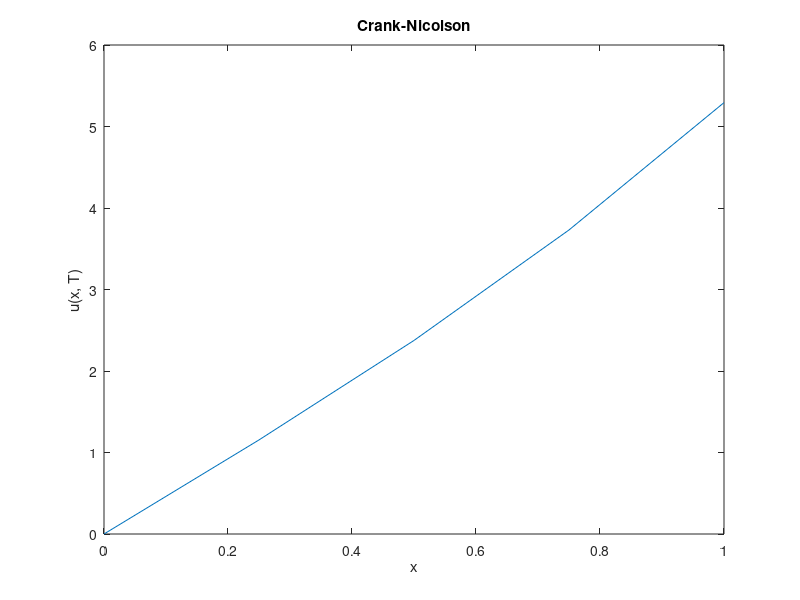
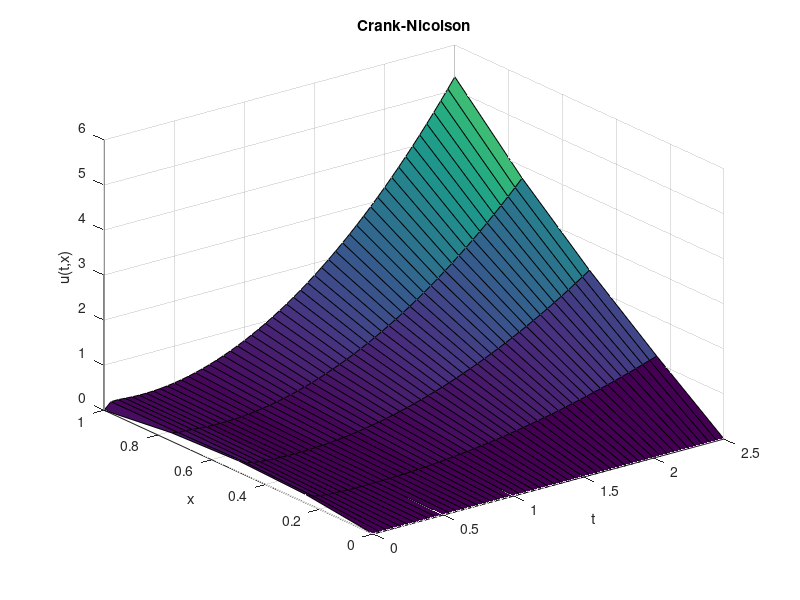

MATLAB code to generate these figures, in order:
function q4
	close all; clear;
	h = 0.25;
	k = 0.05;
	m = 1/h;
	n = 50;

	X = (0:n)*k;
	Y = (0:m)*h;
	U = Crank(h, k, m, n, @fun, @f, @g1, @g2);
	% size(X), size(Y), size(U)
	figure; plot(Y, U(end, :)); xlabel('x'); ylabel('u(x, T)'); title('Crank-Nicolson');
	saveas(gcf, 'plots/q4_1.png');
	figure; surf(X, Y, U'); surf(X, Y, U'); xlabel('t'); ylabel('x'); zlabel('u(t,x)'); title('Crank-Nicolson');
	saveas(gcf, 'plots/q4_2.png');
end

function [y] = fun(x, t)
	y = 0;
end

function [y] = f(x)
	y = x.*(1-x);
end

function [y] = g1(t)
	y = 0;
end

function [y] = g2(t)
	y = t.^2;
end

function [U] = Crank(h, k, m, n, fun, f, g1, g2)
	fprintf('\nRunning Crank Nicolson\n');
	lamda = k / h^2;
	U = zeros(n+1, m+1);

	U(1, 1:end) = f((0:m)*h);
	U(1:end, 1) = g1((0:n)*k);
	U(1:end, end) = g2((0:n)*k);

	for i = 2:n+1
		A = zeros(m+1, m+1);
		b = zeros(m+1, 1);

		A(1:m+2:end) = 1 + lamda;
		A(2:m+2:end) = -lamda/2;
		A(m+2:m+2:end) = -lamda/2;

		A(1,1) = 1;
		A(1,2) = 0;
		A(m+1,m+1) = 1/h;
		A(m+1,m) = -1/h;

		b(2:m) = U(i-1,1:m-1)*lamda/2 + (1-lamda)*U(i-1,2:m) + U(i-1,3:m+1)*lamda/2 + k*fun((1:m-1)*h,(i-1)*k);
		b(1) = U(i,1);
		b(end) = U(i,end);

		U(i,:) = (A\b)';
	end

	U;
end